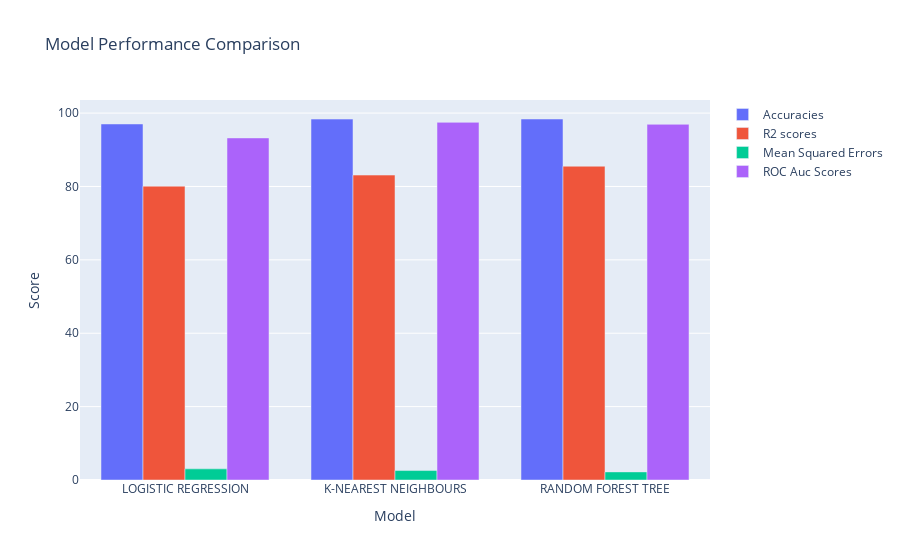

The notebook cell this image was saved under:
### Code cell
# Combined Bar Plot
Algos = list(roc_auc_scores.keys())
fig = go.Figure(data=[
    go.Bar(name='Accuracies', x=Algos, y=list(accuracies.values())),
    go.Bar(name='R2 scores', x=Algos, y=list(r2_scores.values())),
    go.Bar(name='Mean Squared Errors', x=Algos, y=list(mean_squared_errors.values())),
    go.Bar(name='ROC Auc Scores', x=Algos, y=list(roc_auc_scores.values()))
])
fig.update_layout(barmode='group', title="Model Performance Comparison", xaxis_title="Model", yaxis_title="Score")
fig.show()

### Figure 1 — Plotly figure (JSON) as saved in the notebook; plotly's stock layout.template omitted (floating-point values rounded to 4 significant figures)
{"data": [{"name": "Accuracies", "type": "bar", "x": ["LOGISTIC REGRESSION", "K-NEAREST NEIGHBOURS", "RANDOM FOREST TREE"], "y": [97.03, 98.37, 98.39]}, {"name": "R2 scores", "type": "bar", "x": ["LOGISTIC REGRESSION", "K-NEAREST NEIGHBOURS", "RANDOM FOREST TREE"], "y": [80.09, 83.1, 85.52]}, {"name": "Mean Squared Errors", "type": "bar", "x": ["LOGISTIC REGRESSION", "K-NEAREST NEIGHBOURS", "RANDOM FOREST TREE"], "y": [3.036, 2.576, 2.208]}, {"name": "ROC Auc Scores", "type": "bar", "x": ["LOGISTIC REGRESSION", "K-NEAREST NEIGHBOURS", "RANDOM FOREST TREE"], "y": [93.23, 97.47, 96.94]}], "layout": {"barmode": "group", "title": {"text": "Model Performance Comparison"}, "xaxis": {"title": {"text": "Model"}}, "yaxis": {"title": {"text": "Score"}}}}
